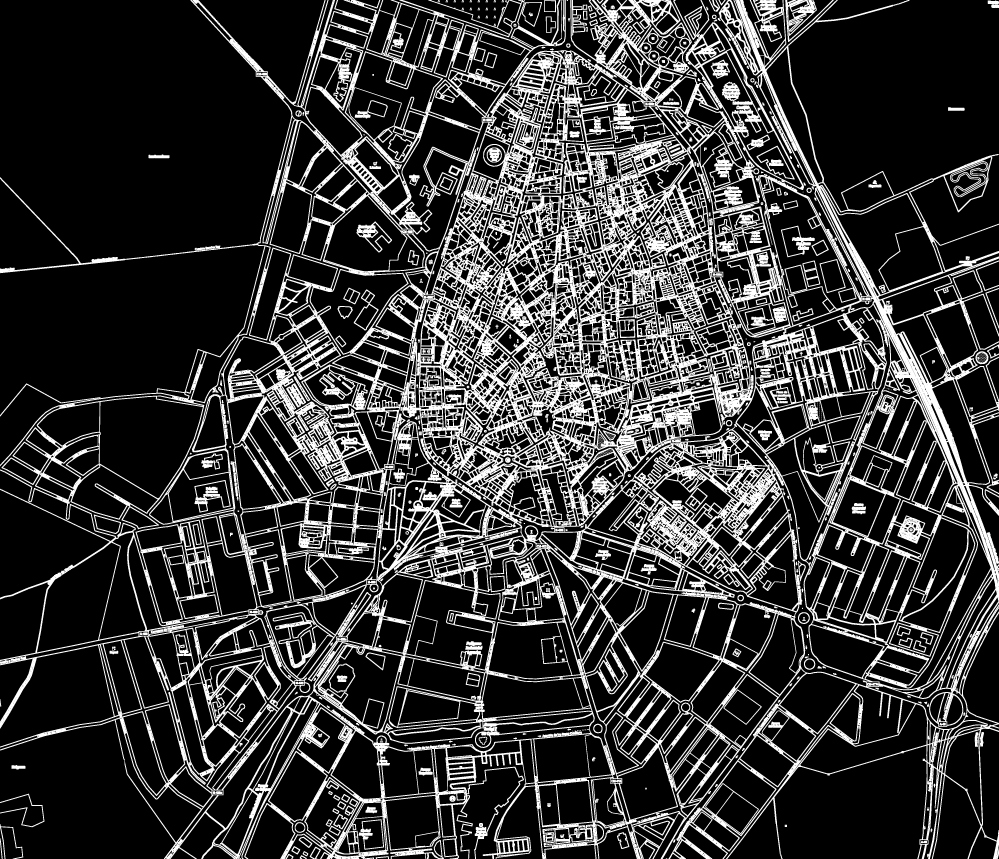
#> input picture imagen_procesada.png, 3996 x 3436 px (shown at 1/4 size)
$ python mappng.py
#> lines starting #> are read from the running program, lines starting #| are printed output that depends on the picture; after the words box and inside, x2 and y2 are one past the last pixel; in counts of white or black regions, pixels touching at a corner belong together
import cv2
import matplotlib.pyplot as plt
import time
from luma.core.interface.serial import i2c
from luma.oled.device import sh1107
from PIL import Image

#serial = i2c(port=1, address=0x3C)

# Inicializar la pantalla OLED SH1107
#device = sh1107(serial, rotate=0)

# Dimensiones de la imagen
sizeX = 3996
sizeY = 3436

# Coordenadas de la esquina superior izquierda y esquina inferior derecha
x1 = -3.90940805846654
y1 = 38.9974780467993
y0 = 38.9688989737754
x0 = -3.95215840741489

# Tamaño del área a recortar
area_size = 128

# Resolución del mapa en términos de píxeles por longitud y píxeles por latitud
map_resolution = 256

# Ancho y alto del mapa en grados
ancho_x = abs(x1 - x0)
alto_y = abs(y1 - y0)

# Píxeles por grado en X e Y
pixel_por_grado_x = sizeX / ancho_x
pixel_por_grado_y = sizeY / alto_y

# Lista de coordenadas a iterar
coordenadas = [
    [-3.927655, 38.995411],
[-3.927592, 38.99573],
[-3.927676, 38.995855],
[-3.927767, 38.995905],
[-3.927653, 38.995977],
[-3.927645, 38.996067],
[-3.927728, 38.996145],
[-3.927828, 38.996158],
[-3.927962, 38.996069],
[-3.927944, 38.995962],
[-3.92787, 38.995913],
[-3.927991, 38.995757],
[-3.928005, 38.995682],
[-3.92782, 38.995162],
[-3.927885, 38.99443],
[-3.927954, 38.992465],
[-3.928056, 38.99133]
]

# Abrir la imagen con OpenCV
image_path = "imagen_procesada.png"
image = cv2.imread(image_path)
#> image is the input picture: shape (3436, 3996, 3); 21.6% white; 619 white regions (151 under 20 px), largest, box (x1, y1, x2, y2) and area: (0, 0, 3996, 3436) 2778857, (3141, 0, 3335, 168) 8632, (1426, 886, 1568, 1010) 4503

# Color del punto en formato BGR (azul, verde, rojo)
color = (0, 0, 255)  # Rojo en este caso
thickness = -1  # Para rellenar el círculo

# Crear una única figura y eje
fig, ax = plt.subplots()

# Iterar sobre las coordenadas y realizar la operación en cada posición
for coord in coordenadas:
    x, y = coord

    # Diferencia en coordenadas X e Y
    diferencia_x = abs(x - x0)
    diferencia_y = abs(y1 - y)

    # Conversión de coordenadas geográficas a coordenadas en píxeles
    px = int(diferencia_x * pixel_por_grado_x)
    py = int(diferencia_y * pixel_por_grado_y)  # Invertir el eje Y

    # Calcular límites del área a recortar
    top_left_x = px - area_size // 2
    top_left_y = py - area_size // 2
    bottom_right_x = px + area_size // 2
    bottom_right_y = py + area_size // 2

    # Asegurarse de que los límites estén dentro de los límites de la imagen
    top_left_x = max(0, top_left_x)
    top_left_y = max(0, top_left_y)
    bottom_right_x = min(sizeX, bottom_right_x)
    bottom_right_y = min(sizeY, bottom_right_y)

    # Dibujar el punto en la imagen
    cv2.circle(image, (px, py), 3, color, thickness)

    # Recortar el área de interés de la imagen
    area_recortada = image[top_left_y:bottom_right_y, top_left_x:bottom_right_x]

    # Mostrar el área recortada
    cv2.imshow('Frame completo', area_recortada)

    key = cv2.waitKey(30)
    if key == ord('q'):
        break
    """ax.imshow(cv2.cvtColor(area_recortada, cv2.COLOR_BGR2RGB))
    ax.set_title(f"Coordenada: ({x}, {y})")
    plt.draw()  # Actualizar la ventana de visualización
    plt.pause(1)  # Pausa la ejecución durante 1 segundo
    ax.clear()  # Limpiar el eje para la próxima iteración

plt.close()"""  # Cerrar la ventana después de completar todas las iteraciones


    #imagen_pil = Image.fromarray(cv2.cvtColor(area_recortada, cv2.COLOR_BGR2RGB))
    #imagen_pil.show()
    # Mostrar la imagen en la pantalla OLED
    #device.display(imagen_pil)

    time.sleep(1)
#> this loop made 1 pass; (key q is pressed on pass 1)
#> pass 1, `area_recortada = image[top_left_y:bottom_right_y, top_left_x:bottom_ri..`:
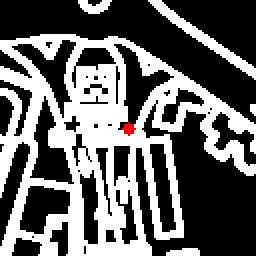
#> area_recortada: shape (128, 128, 3) (shown 2 times larger); mean B, G, R 101.4, 101.4, 101.8
cv2.destroyAllWindows()
